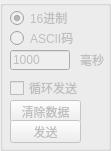
   <widget class="QGroupBox" name="groupBox_3">
    <property name="enabled">
     <bool>false</bool>
    </property>
    <property name="geometry">
     <rect>
      <x>10</x>
      <y>260</y>
      <width>111</width>
      <height>151</height>
     </rect>
    </property>
    <property name="title">
     <string/>
    </property>
    <widget class="QRadioButton" name="radioButton_send_ascii">
     <property name="geometry">
      <rect>
       <x>10</x>
       <y>30</y>
       <width>100</width>
       <height>16</height>
      </rect>
     </property>
     <property name="minimumSize">
      <size>
       <width>100</width>
       <height>0</height>
      </size>
     </property>
     <property name="maximumSize">
      <size>
       <width>100</width>
       <height>16777215</height>
      </size>
     </property>
     <property name="text">
      <string>ASCII码</string>
     </property>
    </widget>
    <widget class="QRadioButton" name="radioButton_send_unit16">
     <property name="geometry">
      <rect>
       <x>10</x>
       <y>10</y>
       <width>100</width>
       <height>16</height>
      </rect>
     </property>
     <property name="text">
      <string>16进制</string>
     </property>
     <property name="checked">
      <bool>true</bool>
     </property>
    </widget>
    <widget class="QLineEdit" name="lineEdit_send">
     <property name="geometry">
      <rect>
       <x>10</x>
       <y>50</y>
       <width>60</width>
       <height>20</height>
      </rect>
     </property>
     <property name="sizePolicy">
      <sizepolicy hsizetype="Minimum" vsizetype="Fixed">
       <horstretch>0</horstretch>
       <verstretch>0</verstretch>
      </sizepolicy>
     </property>
     <property name="maximumSize">
      <size>
       <width>60</width>
       <height>16777215</height>
      </size>
     </property>
     <property name="text">
      <string>1000</string>
     </property>
    </widget>
    <widget class="QLabel" name="label_7">
     <property name="geometry">
      <rect>
       <x>80</x>
       <y>50</y>
       <width>32</width>
       <height>20</height>
      </rect>
     </property>
     <property name="text">
      <string>毫秒</string>
     </property>
    </widget>
    <widget class="QCheckBox" name="checkBox_send">
     <property name="geometry">
      <rect>
       <x>10</x>
       <y>80</y>
       <width>100</width>
       <height>16</height>
      </rect>
     </property>
     <property name="text">
      <string>循环发送</string>
     </property>
    </widget>
    <widget class="QPushButton" name="clear_send_data">
     <property name="geometry">
      <rect>
       <x>10</x>
       <y>100</y>
       <width>71</width>
       <height>23</height>
      </rect>
     </property>
     <property name="text">
      <string>清除数据</string>
     </property>
    </widget>
    <widget class="QPushButton" name="Data_Send">
     <property name="geometry">
      <rect>
       <x>10</x>
       <y>120</y>
       <width>71</width>
       <height>23</height>
      </rect>
     </property>
     <property name="text">
      <string>发送</string>
     </property>
    </widget>
   </widget>
